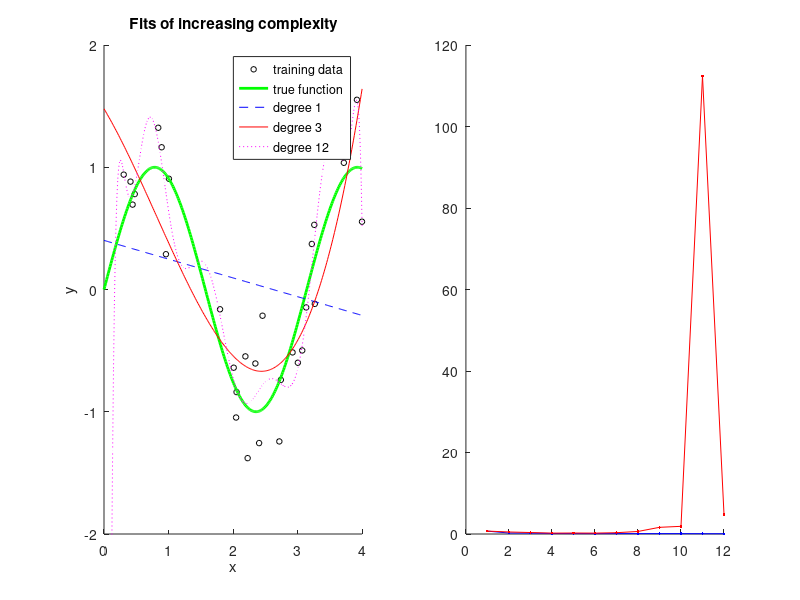

This chart was generated by the following MATLAB code: (Note: this script raises an error after producing the figure.)
%% Chapter 38 Lab — Machine Learning Principles and Algorithms (MATLAB)
% Companion to: https://torwager.github.io/elements-of-fmri-tutorials/book/part7/ch38-machine-learning-principles-and-algorithms
%[text] This lab makes the core principles of machine learning concrete with small
%[text] simulations: the U-shaped test error curve and the bias–variance tradeoff,
%[text] ridge vs. lasso regularization paths, cross-validation done wrong vs. right
%[text] (feature-selection leakage), and ROC curves for evaluating classifiers.
%[text]
%[text] Requirements: MATLAB with the Statistics and Machine Learning Toolbox.
%[text] The final ROC section uses CANlab Core tools (`create_figure`, `roc_plot`);
%[text] add CanlabCore to your path, or substitute `figure` and `perfcurve`.
%[text] Everything runs on simulated data in well under a minute.

%% 1. Overfitting and the U-shaped test error curve
%[text] We simulate y = sin(2x) + noise, fit polynomials of increasing degree on a
%[text] small training set, and evaluate on an independent test set. Training error
%[text] only falls as complexity grows; test error falls, bottoms out, then rises.

rng(2026);                                    % seed for reproducibility
f_true = @(x) sin(2*x);                       % true function generating the data
sigma = 0.4;                                  % noise SD

n_train = 30; n_test = 400;                   % small training set, large test set
x_train = 4 * rand(n_train, 1);
y_train = f_true(x_train) + sigma * randn(n_train, 1);
x_test  = 4 * rand(n_test, 1);
y_test  = f_true(x_test) + sigma * randn(n_test, 1);

degrees = 1:12;                               % complexity levels to sweep
[train_mse, test_mse] = deal(zeros(size(degrees)));
fits = cell(1, numel(degrees));

for d = degrees
    p = polyfit(x_train, y_train, d);          % fit uses training data ONLY
    train_mse(d) = mean((y_train - polyval(p, x_train)).^2);
    test_mse(d)  = mean((y_test  - polyval(p, x_test)).^2);
    fits{d} = p;
end

xx = linspace(0, 4, 300)';
figure('Color', 'w');
subplot(1, 2, 1); hold on;
plot(x_train, y_train, 'ko', 'MarkerSize', 4);
plot(xx, f_true(xx), 'g-', 'LineWidth', 2);
plot(xx, polyval(fits{1}, xx), 'b--');
plot(xx, polyval(fits{3}, xx), 'r-');
plot(xx, polyval(fits{12}, xx), 'm:');
ylim([-2 2]); xlabel('x'); ylabel('y');
legend({'training data' 'true function' 'degree 1' 'degree 3' 'degree 12'});
title('Fits of increasing complexity');

subplot(1, 2, 2); hold on;
plot(degrees, train_mse, 'b.-');
plot(degrees, test_mse, 'r.-');
yline(sigma^2, ':', 'irreducible noise \sigma^2');
xlabel('Polynomial degree (complexity)'); ylabel('MSE');
legend({'Training error' 'Test error'});
title('Test error is U-shaped');

[~, best] = min(test_mse);
fprintf('Best test-set degree: %d\n', best);

%[text] Degree 1 underfits (high bias); degree 12 overfits (high variance). No
%[text] model beats the irreducible noise floor sigma^2 on test data.

%% 2. The bias–variance tradeoff, visualized
%[text] Bias and variance describe behavior across repeated samples. We redraw the
%[text] training set 50 times, refit each model, and overlay the fitted curves:
%[text] a simple model is consistently wrong (high bias, low variance); a complex
%[text] model is wildly different every time (low bias, high variance).

n_sims = 50;                                  % number of re-drawn training sets
xx = linspace(0.1, 3.9, 200)';                % grid for evaluating fitted curves
show_degrees = [1 3 12];                      % underfit, about right, overfit

figure('Color', 'w');
for i = 1:numel(show_degrees)
    d = show_degrees(i);
    curves = zeros(n_sims, numel(xx));
    for s = 1:n_sims
        xs = 4 * rand(n_train, 1);
        ys = f_true(xs) + sigma * randn(n_train, 1);
        curves(s, :) = polyval(polyfit(xs, ys, d), xx)';
    end
    subplot(1, 3, i); hold on;
    plot(xx, curves', '-', 'Color', [.27 .51 .71 .15]);
    plot(xx, f_true(xx), 'g-', 'LineWidth', 2);
    plot(xx, mean(curves)', 'r--', 'LineWidth', 2);
    bias2 = mean((mean(curves)' - f_true(xx)).^2);
    varc  = mean(var(curves));
    ylim([-2 2]); xlabel('x');
    title(sprintf('degree %d: bias^2=%.3f, var=%.3f', d, bias2, varc));
end
%[text] Expected test error ≈ bias^2 + variance + sigma^2 — exactly why the test
%[text] error curve in Section 1 is U-shaped.

%% 3. Regularization: ridge and lasso coefficient paths
%[text] We simulate 40 correlated features, only 5 of which truly predict y, and
%[text] trace every coefficient as the regularization strength lambda varies.
%[text] Ridge (L2 penalty, sum of squared weights) shrinks all coefficients
%[text] smoothly but never to exactly zero; lasso (L1 penalty, sum of absolute
%[text] weights) drives unimportant coefficients exactly to zero (sparsity).

n = 80; p = 40; p_true = 5;                    % n = observations, p = features, p_true = truly predictive
latent = randn(n, 1);                          % shared factor -> correlated features
X = 0.6 * latent + randn(n, p);
X = zscore(X);
w_true = zeros(p, 1); w_true(1:p_true) = [3 -2.5 2 -1.5 1]';
y = X * w_true + randn(n, 1);

lambdas = logspace(-2, 3, 60);                 % regularization strengths, log-spaced

% Ridge path (ridge() returns standardized-scale coefficients when flag = 0 is
% omitted; use flag = 1 for coefficients on the standardized X we built)
ridge_coefs = ridge(y, X, lambdas, 1);         % p x numel(lambdas)

% Lasso path
[lasso_coefs, FitInfo] = lasso(X, y, 'Lambda', lambdas / n);

figure('Color', 'w');
subplot(1, 2, 1); hold on;
for j = 1:p
    if w_true(j) ~= 0, c = [.86 .08 .24]; else, c = [.83 .83 .83]; end
    plot(log10(lambdas), ridge_coefs(j, :), '-', 'Color', c);
end
yline(0, 'k-');
xlabel('log10(\lambda)'); ylabel('coefficient');
title('Ridge (L2): smooth shrinkage, nothing exactly 0');

subplot(1, 2, 2); hold on;
for j = 1:p
    if w_true(j) ~= 0, c = [.86 .08 .24]; else, c = [.83 .83 .83]; end
    plot(log10(FitInfo.Lambda * n), lasso_coefs(j, :), '-', 'Color', c);
end
yline(0, 'k-');
xlabel('log10(\lambda)');
title('Lasso (L1): sparse — coefficients hit exactly 0');

fprintf('Lasso: number of nonzero coefficients along the path:\n');
disp(unique(sum(abs(lasso_coefs) > 1e-8))');

%[text] Red paths = the 5 true features; gray = noise. With correlated features,
%[text] lasso picks one arbitrary representative per correlated set — on brain
%[text] voxels this yields scattered 'speckles', motivating elastic net
%[text] (lasso(..., 'Alpha', 0.5)), structured penalties, and LASSO-PCR.

%% 4. Cross-validation done WRONG vs. right
%[text] Cross-validation is only valid when every data-dependent choice — feature
%[text] selection included — happens inside the training folds. Here the features
%[text] are PURE NOISE (true accuracy = 50%). Selecting the most outcome-correlated
%[text] features on ALL the data before CV leaks test information and produces
%[text] far-above-chance 'accuracy'; re-selecting inside each fold is honest.

n = 50; p = 2000; k_feats = 20; n_datasets = 20;   % n = participants, p = noise features,
                                                   % k_feats = features kept, n_datasets = repeats
[acc_wrong, acc_right] = deal(zeros(n_datasets, 1));

for s = 1:n_datasets
    X = randn(n, p);                           % pure noise features
    y = [ones(n/2, 1); -ones(n/2, 1)];

    % --- WRONG: select features using ALL data, then cross-validate
    r = corr(X, y);
    [~, sel_all] = maxk(abs(r), k_feats);
    cv = cvpartition(n, 'KFold', 10);
    correct = 0;
    for i = 1:cv.NumTestSets
        tr = training(cv, i); te = test(cv, i);
        w = X(tr, sel_all) \ y(tr);            % least-squares linear classifier
        correct = correct + sum(sign(X(te, sel_all) * w) == y(te));
    end
    acc_wrong(s) = correct / n;

    % --- RIGHT: feature selection re-done inside every training fold
    cv = cvpartition(n, 'KFold', 10);
    correct = 0;
    for i = 1:cv.NumTestSets
        tr = training(cv, i); te = test(cv, i);
        r = corr(X(tr, :), y(tr));
        [~, sel] = maxk(abs(r), k_feats);
        w = X(tr, sel) \ y(tr);
        correct = correct + sum(sign(X(te, sel) * w) == y(te));
    end
    acc_right(s) = correct / n;
end

fprintf('WRONG (select on all data, then CV): %.1f%% (range %.0f-%.0f%%)\n', ...
    100 * mean(acc_wrong), 100 * min(acc_wrong), 100 * max(acc_wrong));
fprintf('RIGHT (select inside each fold):     %.1f%% (range %.0f-%.0f%%)\n', ...
    100 * mean(acc_right), 100 * min(acc_right), 100 * max(acc_right));
fprintf('True accuracy of any model here:     50.0%% (pure noise)\n');
fprintf('Average optimism from leakage:       %+.1f%%\n', ...
    100 * mean(acc_wrong - acc_right));

figure('Color', 'w'); hold on;
histogram(acc_wrong, 0.3:0.04:1, 'FaceColor', [.86 .08 .24]);
histogram(acc_right, 0.3:0.04:1, 'FaceColor', [.27 .51 .71]);
xline(0.5, 'k:', 'chance');
xlabel('10-fold CV accuracy'); ylabel('count of simulated datasets');
legend({'WRONG: selection before CV' 'RIGHT: selection inside CV'});
title('Feature-selection leakage on pure-noise data');

%[text] The gap — often 25–40 percentage points on pure noise — is the optimism
%[text] bought by leakage. With real data the same bias silently inflates accuracy
%[text] on top of any true signal. Cross-validation must wrap the ENTIRE pipeline.

%% 5. ROC curves and AUC
%[text] Accuracy at one threshold hides the sensitivity/specificity tradeoff. The
%[text] ROC curve sweeps the decision threshold over a continuous score; the area
%[text] under it (AUC) summarizes separability (0.5 = uninformative, 1 = perfect).
%[text] Adapted from the CANlab simple_ROC_demo
%[text] (github.com/canlab/ComputationalFoundations). Requires CanlabCore for
%[text] create_figure and roc_plot; or use perfcurve from the Statistics Toolbox.

n_per = 200;                                  % observations per class
labels = [zeros(n_per, 1); ones(n_per, 1)];   % 0 = class A, 1 = class B

scores_good = [randn(n_per, 1); 1.5 + randn(n_per, 1)];   % informative, d' = 1.5
scores_null = [randn(n_per, 1); 0.0 + randn(n_per, 1)];   % uninformative, d' = 0

% Informative model: bowed ROC, AUC well above 0.5
create_figure('ROC_informative');
ROC_good = roc_plot(scores_good, logical(labels), 'color', 'r', 'plothistograms');
title('ROC: informative model (d'' = 1.5)');

% Uninformative model: ROC hugs the diagonal, AUC near 0.5
create_figure('ROC_uninformative');
ROC_null = roc_plot(scores_null, logical(labels), 'color', 'k', 'plothistograms');
title('ROC: uninformative model (d'' = 0)');

fprintf('AUC, informative model:   %.2f\n', ROC_good.AUC);
fprintf('AUC, uninformative model: %.2f\n', ROC_null.AUC);

%[text] The uninformative ROC hugs the diagonal: every gain in sensitivity is paid
%[text] one-for-one in false positives. AUC is threshold-free and base-rate
%[text] insensitive — a standard headline metric for decoding models — though for
%[text] clinical translation the operating point matters as much as the area
%[text] (Chapter 41).

%% Wrap-up
%[text] * Test error is U-shaped in complexity; training error is an ever-improving
%[text]   illusion. Manage the bias–variance tradeoff.
%[text] * Regularization is a continuous complexity dial: ridge shrinks smoothly,
%[text]   lasso sparsifies, elastic net blends the two — trading a little bias for
%[text]   a large variance reduction.
%[text] * Cross-validation is only as honest as its weakest step: choices made with
%[text]   all the data leak and inflate accuracy, even on pure noise.
%[text] * ROC/AUC characterize a classifier across all thresholds.
%[text]
%[text] Chapter 39 builds on this: cross-validation schemes, nested CV for
%[text] hyperparameter tuning, and unbiased performance estimation.
